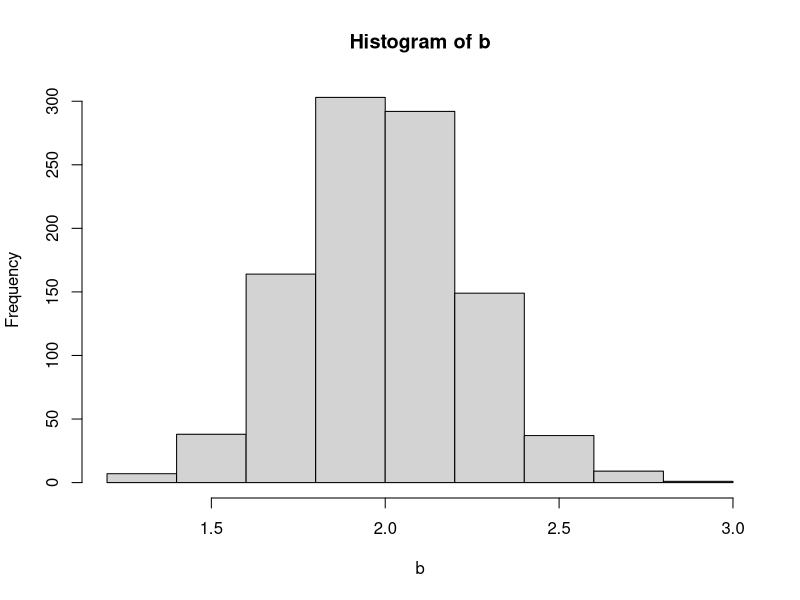
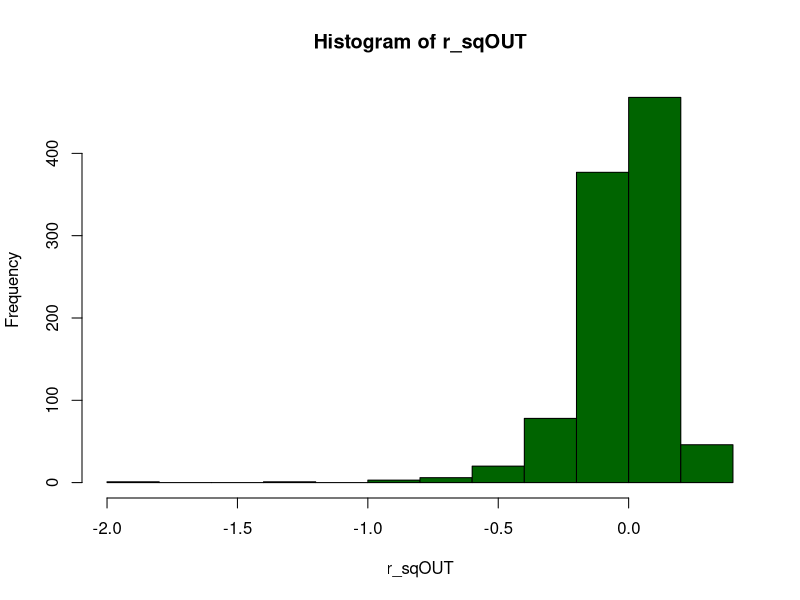

Source code (R) for these figures, in order:
## ---- chunk 1
library(tidyverse)   # loads a number of helpful Hadley Wickham packages
library(ggplot2)     # way better than Base plotting
library(readr)       # allows to read csv files as "tibbles"
library(tidyr)       # newer replacement for package Reshape
## ---- chunk 2
nmc = 1000
nsamp = 20

var1 = rep(0,nmc)
var2 = rep(0,nmc)


for( i in 1:nmc) {
  # generate two samples
  x = rnorm(nsamp, mean = 0, sd = 1)
  m = mean(x)
  # variance without correction
  var1[i] = (1/nsamp)*sum((x-m)^2)
  # variance with correction (n-1)
  var2[i] = (1/(nsamp-1))*sum((x-m)^2)

}
  bias1= mean(var1-1)
  bias2= mean(var2-1)
  mse1 =mean((var1-1)^2)
  mse2 =mean((var2-1)^2)
# Compare the different forecasts
sprintf('Bias without correction is %s.', round(bias1,5))
sprintf('MSE without correction is %s.', round(mse1,5))

sprintf('Bias with correction is %s.', round(bias2,5))
sprintf('MSE with correction is %s.', round(mse2,5))
## ---- chunk 3
# Monte-carlo size
nmc <- 1000
# Sample size
nsamp <- 20

b = rep(0,nmc)
se = rep(0,nmc)
r2 = rep(0,nmc)

for( i in 1:nmc) {
  # generate samples
  x <- rnorm(nsamp, mean = 0, sd = 1)
  e <- rnorm(nsamp, mean = 0, sd = 1)
  y <- 5 + 2*x + e
  # fit the model
  fitreg2 = lm(y ~ x)
  modsum = summary(fitreg2)
  b[i] = modsum$coefficients[2,1]
  se[i] = modsum$coefficients[2,2]
  r2[i] = modsum$r.squared
}
hist(b)
# Compare the different forecasts
sprintf('The standard deviation of beta is %s',sd(b))
sprintf('The standard error of beta is %s',mean(se))
## ---- chunk 4
# sample size   [increasing the sample size, results would be better]
nsamp <- 20     # nsamp = 20000   mseIN & mseOUT both converge to 1.
# number of monte-carlo
nmc   <- 1000
# in sample         [train]
r_sqIN <- rep(0,nmc)
# out of sample     [test]
r_sqOUT <- rep(0,nmc)
# set linear parameter
beta <- 1

for (i in 1:nmc) {
  x <- rnorm(nsamp, mean = 0, sd = 1)
  e <- rnorm(nsamp, mean = 0, sd = 5)
  # build linear model
  y <- beta*x + e
  # fit OLS linear model
  fitreg3 <- lm( y ~ x)
  rsum = summary(fitreg3)
  # mean
  f1 = mean(y)
  # in sample forecast
  yhat <- fitreg3$fitted.values
  # in sample r-squared
  r_sqIN[i] <- rsum$r.squared
  # build new clean data [new validation data]
  x2 <- rnorm(nsamp, mean = 0, sd = 1)
  e2 <- rnorm(nsamp, mean = 0, sd = 5)
  y2 <- beta*x2 + e2
  # convert x2 into dataframe with x label
  # this is done for predict command
  xdf <- data.frame(x=x2)
  # get out of sample forecast for y ## [df input]  --> predicted y output
  yhat2 <- predict(fitreg3,xdf)     
  # out of sample r_squared
  r_sqOUT[i] = 1-(sum((y2-yhat2)^2/sum((y2-f1)^2)))
}
sprintf('In sample R-squared is %s',mean(r_sqIN))    
sprintf('Out of sample R-squared is %s',mean(r_sqOUT))  


# plot the histogram
hist(r_sqOUT, col = 'dark green')
